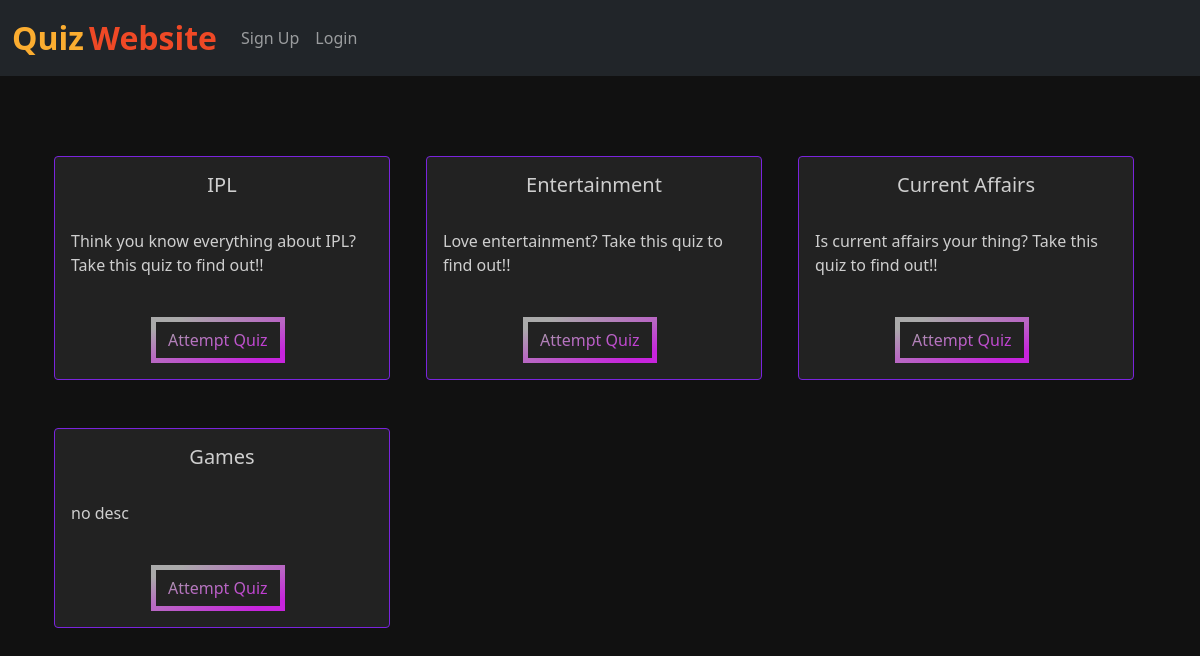
/, run on an earlier commit of the app's database.
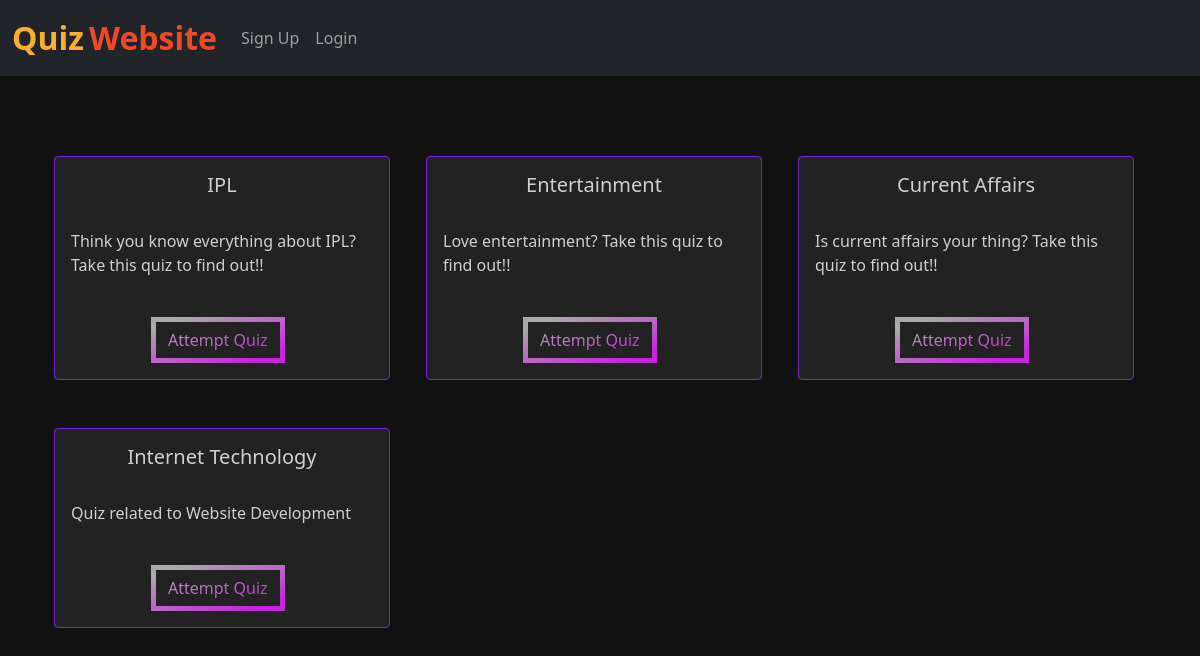
And on a later commit of the database.
### home/models.py (models this page shows, shortened)
class Quiz(models.Model):
    name = models.CharField(max_length=50)
    desc = models.CharField(max_length=500)
    number_of_questions = models.IntegerField(default=1)
    time = models.IntegerField(help_text="Duration of the quiz in seconds", default="1")

### home/views.py (the view)
# urls.py: path("", views.index, name="index"),
def index(request):
    quiz = Quiz.objects.all()
    para = {'quiz' : quiz}
    return render(request, "index.html", para)

### home/templates/index.html (shortened to what this page needs)
{% extends 'base.html' %}
{% load static %}
{% block body %}
<br><br><br>
<div class="container">
  <div class="container mx-auto mt-2">
    <div class="row">
      {% for i in quiz %}
      <div class="col-md-4">
        <div class="card" style="width: 21rem;">
          <div class="card-body">
            <h5 class="card-title" style="text-align: center;">{{i.name}}</h5>
            <br>
            <p class="card-text">{{i.desc}}</p>
            <br>
            <button data-bs-target="#exampleModal" data-bs-toggle="modal" data-time="{{i.time}}"
              data-questions="{{i.number_of_questions}}" data-name="{{i.name}}" data-id="{{i.id}}" id="btn"
              style="justify-content: center;" class="attempt btn mr-2 modal-button">Attempt
              Quiz</button>
          </div>
        </div>
      </div>
      {% endfor %}
    </div>
  </div>
</div>
{% endblock %}

What changed in the data, as far as the page shows it:
removed Quiz: name "Games", desc "no desc"
added Quiz: name "Internet Technology", desc "Quiz related to Website Development"
